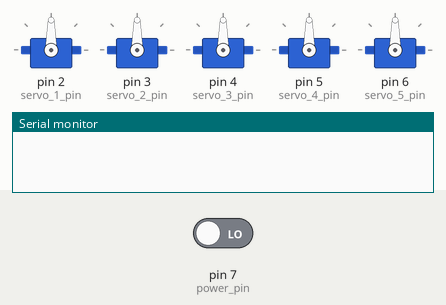
Recording of a sketch running on a simulated Arduino Uno, built with avr-gcc and run on an emulated ATmega328P. On the bench: 5 × servo, the last lines printed to the serial monitor. The inputs (shaded band) are chosen by the test bench; at power-on: pin 7 (power_pin) LOW.

Above: at 0.8 s.
0.9 s: pin 7 (power_pin) driven HIGH
At 24.8 s:
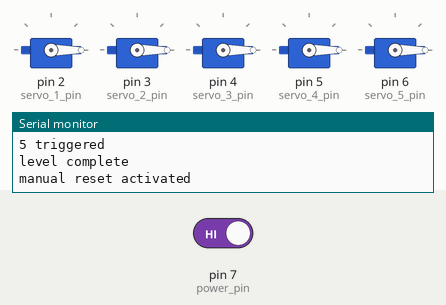
Timing chart, 0 to 25.2 s (numbered marks = the images above; inputs shaded):
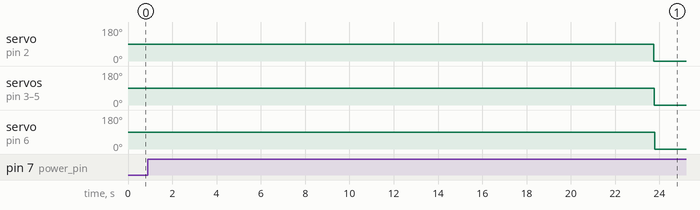

Measured:
- after the input at 0.9 s, servo on pin 2 (servo_1_pin): 90° → 0° after 22.8 s; servo on pin 3 (servo_2_pin), servo on pin 4 (servo_3_pin), servo on pin 5 (servo_4_pin), servo on pin 6 (servo_5_pin): 90° → 0° after 22.9 s

The sketch:

AOE.ino
```cpp
#include <Servo.h>

#define servo_1_pin 2
#define servo_2_pin 3
#define servo_3_pin 4
#define servo_4_pin 5
#define servo_5_pin 6
int sensor_1_pin = A0;
int sensor_2_pin = A1;
int sensor_3_pin = A2;
int sensor_4_pin = A3;
int sensor_5_pin = A4;
#define power_pin 7
#define reset_pin 8

Servo s1;
Servo s2;
Servo s3;
Servo s4;
Servo s5;

boolean started = false;

void setup() {
  Serial.begin(9600);
  s1.attach(servo_1_pin);
  s2.attach(servo_2_pin);
  s3.attach(servo_3_pin);
  s4.attach(servo_4_pin);
  s5.attach(servo_5_pin);
  pinMode(sensor_1_pin, INPUT);
  pinMode(sensor_2_pin, INPUT);
  pinMode(sensor_3_pin, INPUT);
  pinMode(sensor_4_pin, INPUT);
  pinMode(sensor_5_pin, INPUT);
  pinMode(power_pin, INPUT);
  while(!started) {
    if(digitalRead(power_pin) == HIGH) {
      started = true;
      Serial.println("started");
    }
  }
  Servo servos[5] = {s1, s2, s3, s4, s5};
  for(int i = 0; i < 5; i++) {
    servos[i].write(0);
    delay(15);
  }
  reset();
  Serial.println("finished setup");
}

//implement reset pin
void loop() {
  level_1();
  reset();
}

void reset() {
  Servo servos[5] = {s1, s2, s3, s4, s5};
  for(int i = 0; i < 5; i++) {
    sweep(servos[i]);
  }
  Serial.println("reset complete");
}

void sweep(Servo servo) {
  for(int i = 0; i <= 180; i++) {
    servo.write(i);
    delay(10);
  }
  for(int i = 180; i >= 0; i--) {
    servo.write(i);
    delay(10);
  }
  for(int i = 0; i < 90; i++) {
    servo.write(i);
    delay(10);
  }
}

void level_1(){
  Serial.println("starting level 1");
  bool playing = true;
  bool triggered[5] = {false, false, false, false, false};
  while(playing) {
    if(analogRead(sensor_1_pin)  < 930 && triggered[0] == false) {
      s1.write(0);
      delay(15);
      triggered[0] = true;
      Serial.println("1 triggered");
    }
     if(analogRead(sensor_2_pin) < 930 && triggered[1] == false) {
      s2.write(0);
      triggered[1] = true;
      Serial.println("2 triggered");
    }
     if(analogRead(sensor_3_pin) < 930 && triggered[2] == false) {
      s3.write(0);
      triggered[2] = true;
      Serial.println("3 triggered");
    }
     if(analogRead(sensor_4_pin) < 930 && triggered[3] == false) {
      s4.write(0);
      triggered[3] = true;
      Serial.println("4 triggered");
    }
     if(analogRead(sensor_5_pin) < 930 && triggered[4] == false) {
      s5.write(0);
      triggered[4] = true;
      Serial.println("5 triggered");
    }
    if(triggered[0] && triggered[1] && triggered[2] && triggered[3] && triggered[4]) {
      playing = false;
      Serial.println("level complete");
    }
    if(digitalRead(power_pin) == HIGH || digitalRead(reset_pin) == HIGH) {
      Serial.println("manual reset activated");
      playing = false;
    }
  }
}
```
